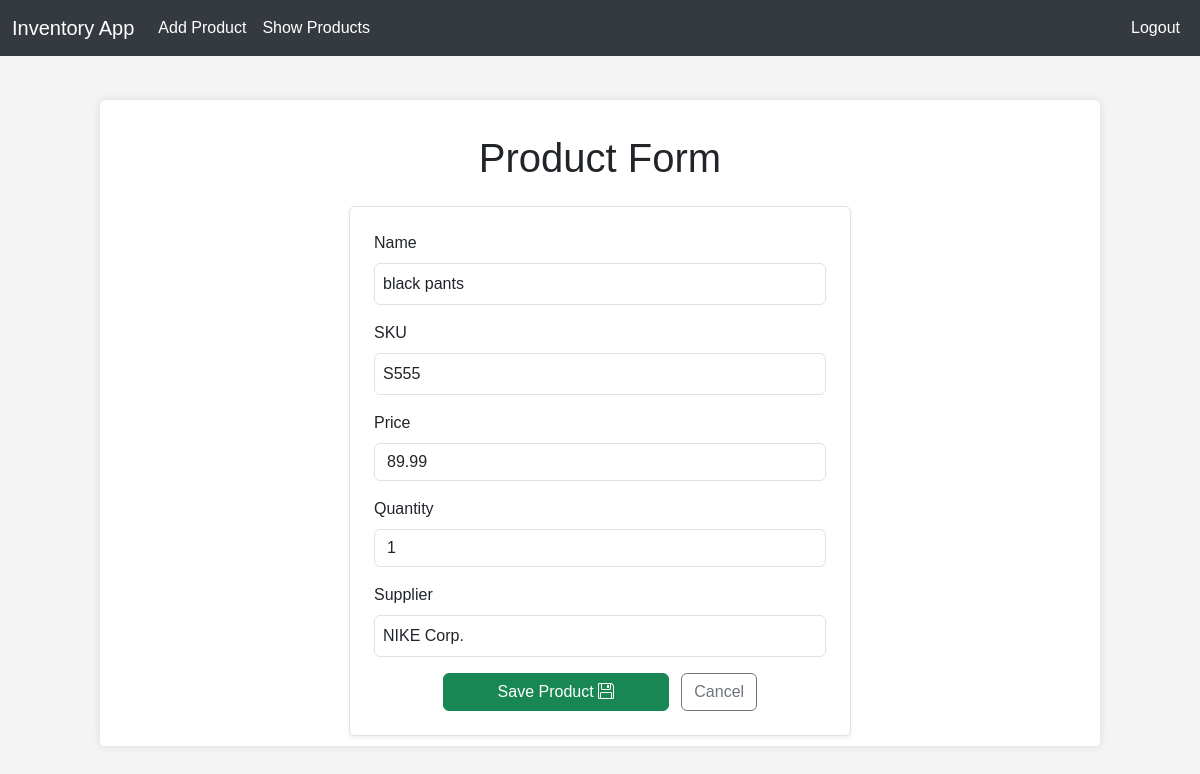
The app's page /update/16/ (signed in) with its own data.
### invApp/models.py (models this page shows, shortened)
class Product(models.Model):
    product_id = models.AutoField(primary_key=True)
    name = models.CharField(max_length=100)
    sku = models.CharField(max_length=50, unique=True)
    price = models.FloatField()
    quantity = models.IntegerField()
    supplier = models.CharField(max_length=100)
    owner = models.ForeignKey(User, on_delete=models.CASCADE)

### invApp/views.py (the view)
# urls.py: path('update/<int:product_id>/', views.product_update_view, name='product_update'),
@login_required
def product_update_view(request, product_id):
    product = get_object_or_404(Product, product_id=product_id, owner=request.user)
    if request.method == 'POST':
        form = ProductForm(request.POST, instance=product)
        if form.is_valid():
            updated_product = form.save(commit=False)
            updated_product.owner = product.owner
            updated_product.save()
            messages.success(request, 'Product updated successfully!')
            return redirect('product_list')
    else:
        form = ProductForm(instance=product)
    return render(request, 'invApp/product_form.html', {'form': form})

### invApp/templates/invApp/product_form.html (shortened to what this page needs)
{% extends "shared/layout.html" %}
{% block content %}
<h1 class="text-center mt-4">Product Form</h1>
<div class="row justify-content-center">
    <form method="POST" class="p-4 mt-3 col-12 col-md-8 col-lg-6 shadow-sm border rounded bg-white">
        {% for field in form %}
            <div class="mb-3">
                <label for="{{ field.id_for_label }}" class="form-label">{{ field.label }}</label>
                {{ field }}
            </div>
        {% endfor %}
        <div class="text-center">
            <button class="btn btn-success w-50" type="submit">Save Product <i class="bi bi-floppy"></i></button>
            <a href="{% url 'product_list' %}" class="btn btn-outline-secondary ms-2">Cancel</a>
        </div>
    </form>
</div>
{% endblock %}

### authApp/static/styles/styles.css (style rules this page uses)
body { font-family: Arial, sans-serif; background-color: #f4f4f4; padding-top: 56px; margin: 50px; padding: 50px; display: flex; justify-content: center; align-items: center; height: 75vh; min-width: 420px; overflow-x: auto; }
label { display: block; margin-bottom: 5px; }
input[type="text"], input[type="password"] { width: 100%; padding: 8px; box-sizing: border-box; }
button { background: #007bff; color: #fff; border: none; padding: 10px 20px; cursor: pointer; border-radius: 4px; }

### records on screen
Product: form "black pants" "S555" "89.99" "1" "NIKE Corp."

### other values on screen
{{ field.label }} "Name" "SKU" "Price" "Quantity" "Supplier"
